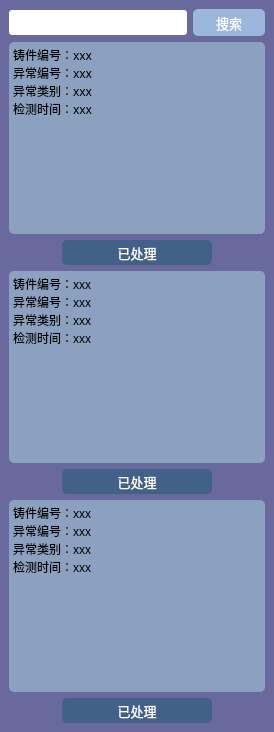
  <widget class="QDockWidget" name="dockWidget_3">
   <property name="minimumSize">
    <size>
     <width>268</width>
     <height>475</height>
    </size>
   </property>
   <property name="maximumSize">
    <size>
     <width>293</width>
     <height>16775</height>
    </size>
   </property>
   <property name="font">
    <font>
     <family>黑体</family>
    </font>
   </property>
   <property name="autoFillBackground">
    <bool>false</bool>
   </property>
   <property name="styleSheet">
    <string notr="true">background-color: rgb(61, 98, 136);
color: rgb(255, 255, 255);
</string>
   </property>
   <property name="floating">
    <bool>false</bool>
   </property>
   <property name="windowTitle">
    <string>任务流水</string>
   </property>
   <attribute name="dockWidgetArea">
    <number>2</number>
   </attribute>
   <widget class="QWidget" name="dockWidgetContents_3">
    <property name="styleSheet">
     <string notr="true">background-color: rgb(105, 105, 157)</string>
    </property>
    <layout class="QVBoxLayout" name="verticalLayout_4">
     <item>
      <layout class="QHBoxLayout" name="horizontalLayout_13">
       <item>
        <widget class="QLineEdit" name="lineEdit_3">
         <property name="minimumSize">
          <size>
           <width>0</width>
           <height>25</height>
          </size>
         </property>
         <property name="font">
          <font>
           <family>黑体</family>
          </font>
         </property>
         <property name="styleSheet">
          <string notr="true">background-color: rgb(255, 255, 255);border-radius:3px;color:rgb(0, 0, 0);</string>
         </property>
        </widget>
       </item>
       <item>
        <widget class="QPushButton" name="pushButton_18">
         <property name="minimumSize">
          <size>
           <width>72</width>
           <height>27</height>
          </size>
         </property>
         <property name="font">
          <font>
           <family>黑体</family>
           <pointsize>10</pointsize>
          </font>
         </property>
         <property name="styleSheet">
          <string notr="true">background-color: rgb(155, 183, 220);border-radius:5px;</string>
         </property>
         <property name="text">
          <string>搜索</string>
         </property>
        </widget>
       </item>
      </layout>
     </item>
     <item>
      <layout class="QVBoxLayout" name="verticalLayout">
       <item>
        <widget class="QTextBrowser" name="textBrowser">
         <property name="font">
          <font>
           <family>黑体</family>
          </font>
         </property>
         <property name="styleSheet">
          <string notr="true">background-color: rgba(163, 201, 214, 150);color: rgb(0,0,0);border-radius:5px;</string>
         </property>
         <property name="frameShape">
          <enum>QFrame::Box</enum>
         </property>
         <property name="frameShadow">
          <enum>QFrame::Raised</enum>
         </property>
         <property name="html">
          <string>&lt;!DOCTYPE HTML PUBLIC &quot;-//W3C//DTD HTML 4.0//EN&quot; &quot;http://www.w3.org/TR/REC-html40/strict.dtd&quot;&gt;
&lt;html&gt;&lt;head&gt;&lt;meta name=&quot;qrichtext&quot; content=&quot;1&quot; /&gt;&lt;style type=&quot;text/css&quot;&gt;
p, li { white-space: pre-wrap; }
&lt;/style&gt;&lt;/head&gt;&lt;body style=&quot; font-family:'黑体'; font-size:9pt; font-weight:400; font-style:normal;&quot;&gt;
&lt;p style=&quot; margin-top:0px; margin-bottom:0px; margin-left:0px; margin-right:0px; -qt-block-indent:0; text-indent:0px;&quot;&gt;&lt;span style=&quot; font-family:'SimSun';&quot;&gt;铸件编号：xxx&lt;/span&gt;&lt;/p&gt;
&lt;p style=&quot; margin-top:0px; margin-bottom:0px; margin-left:0px; margin-right:0px; -qt-block-indent:0; text-indent:0px;&quot;&gt;&lt;span style=&quot; font-family:'SimSun';&quot;&gt;异常编号：xxx&lt;/span&gt;&lt;/p&gt;
&lt;p style=&quot; margin-top:0px; margin-bottom:0px; margin-left:0px; margin-right:0px; -qt-block-indent:0; text-indent:0px;&quot;&gt;&lt;span style=&quot; font-family:'SimSun';&quot;&gt;异常类别：xxx&lt;/span&gt;&lt;/p&gt;
&lt;p style=&quot; margin-top:0px; margin-bottom:0px; margin-left:0px; margin-right:0px; -qt-block-indent:0; text-indent:0px;&quot;&gt;&lt;span style=&quot; font-family:'SimSun';&quot;&gt;检测时间：xxx&lt;/span&gt;&lt;/p&gt;&lt;/body&gt;&lt;/html&gt;</string>
         </property>
        </widget>
       </item>
       <item>
        <layout class="QHBoxLayout" name="horizontalLayout_17">
         <item>
          <spacer name="horizontalSpacer_7">
           <property name="orientation">
            <enum>Qt::Horizontal</enum>
           </property>
           <property name="sizeHint" stdset="0">
            <size>
             <width>40</width>
             <height>20</height>
            </size>
           </property>
          </spacer>
         </item>
         <item>
          <widget class="QPushButton" name="pushButton_19">
           <property name="sizePolicy">
            <sizepolicy hsizetype="Minimum" vsizetype="Fixed">
             <horstretch>0</horstretch>
             <verstretch>0</verstretch>
            </sizepolicy>
           </property>
           <property name="minimumSize">
            <size>
             <width>150</width>
             <height>25</height>
            </size>
           </property>
           <property name="maximumSize">
            <size>
             <width>150</width>
             <height>16777215</height>
            </size>
           </property>
           <property name="font">
            <font>
             <family>黑体</family>
             <pointsize>10</pointsize>
            </font>
           </property>
           <property name="styleSheet">
            <string notr="true">background-color: rgb(65, 97, 136);border-radius:5px;</string>
           </property>
           <property name="text">
            <string>已处理</string>
           </property>
          </widget>
         </item>
         <item>
          <spacer name="horizontalSpacer_9">
           <property name="orientation">
            <enum>Qt::Horizontal</enum>
           </property>
           <property name="sizeHint" stdset="0">
            <size>
             <width>40</width>
             <height>20</height>
            </size>
           </property>
          </spacer>
         </item>
        </layout>
       </item>
       <item>
        <widget class="QTextBrowser" name="textBrowser_2">
         <property name="styleSheet">
          <string notr="true">background-color: rgb(163, 201, 214, 150);
border-color: rgb(123, 180, 232);color: rgb(0,0,0);border-radius:5px;</string>
         </property>
         <property name="frameShape">
          <enum>QFrame::Box</enum>
         </property>
         <property name="frameShadow">
          <enum>QFrame::Raised</enum>
         </property>
         <property name="html">
          <string>&lt;!DOCTYPE HTML PUBLIC &quot;-//W3C//DTD HTML 4.0//EN&quot; &quot;http://www.w3.org/TR/REC-html40/strict.dtd&quot;&gt;
&lt;html&gt;&lt;head&gt;&lt;meta name=&quot;qrichtext&quot; content=&quot;1&quot; /&gt;&lt;style type=&quot;text/css&quot;&gt;
p, li { white-space: pre-wrap; }
&lt;/style&gt;&lt;/head&gt;&lt;body style=&quot; font-family:'SimSun'; font-size:9pt; font-weight:400; font-style:normal;&quot;&gt;
&lt;p style=&quot; margin-top:0px; margin-bottom:0px; margin-left:0px; margin-right:0px; -qt-block-indent:0; text-indent:0px;&quot;&gt;铸件编号：xxx&lt;/p&gt;
&lt;p style=&quot; margin-top:0px; margin-bottom:0px; margin-left:0px; margin-right:0px; -qt-block-indent:0; text-indent:0px;&quot;&gt;异常编号：xxx&lt;/p&gt;
&lt;p style=&quot; margin-top:0px; margin-bottom:0px; margin-left:0px; margin-right:0px; -qt-block-indent:0; text-indent:0px;&quot;&gt;异常类别：xxx&lt;/p&gt;
&lt;p style=&quot; margin-top:0px; margin-bottom:0px; margin-left:0px; margin-right:0px; -qt-block-indent:0; text-indent:0px;&quot;&gt;检测时间：xxx&lt;/p&gt;&lt;/body&gt;&lt;/html&gt;</string>
         </property>
        </widget>
       </item>
       <item>
        <layout class="QHBoxLayout" name="horizontalLayout_23">
         <item>
          <spacer name="horizontalSpacer_14">
           <property name="orientation">
            <enum>Qt::Horizontal</enum>
           </property>
           <property name="sizeHint" stdset="0">
            <size>
             <width>40</width>
             <height>20</height>
            </size>
           </property>
          </spacer>
         </item>
         <item>
          <widget class="QPushButton" name="pushButton_21">
           <property name="minimumSize">
            <size>
             <width>150</width>
             <height>25</height>
            </size>
           </property>
           <property name="maximumSize">
            <size>
             <width>150</width>
             <height>16777215</height>
            </size>
           </property>
           <property name="font">
            <font>
             <family>黑体</family>
             <pointsize>10</pointsize>
            </font>
           </property>
           <property name="styleSheet">
            <string notr="true">background-color: rgb(65, 97, 136);border-radius:5px;</string>
           </property>
           <property name="text">
            <string>已处理</string>
           </property>
          </widget>
         </item>
         <item>
          <spacer name="horizontalSpacer_13">
           <property name="orientation">
            <enum>Qt::Horizontal</enum>
           </property>
           <property name="sizeHint" stdset="0">
            <size>
             <width>40</width>
             <height>20</height>
            </size>
           </property>
          </spacer>
         </item>
        </layout>
       </item>
       <item>
        <widget class="QTextBrowser" name="textBrowser_3">
         <property name="styleSheet">
          <string notr="true">background-color: rgba(163, 201, 214, 150);color: rgb(0,0,0);border-radius:5px;</string>
         </property>
         <property name="frameShape">
          <enum>QFrame::Box</enum>
         </property>
         <property name="frameShadow">
          <enum>QFrame::Raised</enum>
         </property>
         <property name="html">
          <string>&lt;!DOCTYPE HTML PUBLIC &quot;-//W3C//DTD HTML 4.0//EN&quot; &quot;http://www.w3.org/TR/REC-html40/strict.dtd&quot;&gt;
&lt;html&gt;&lt;head&gt;&lt;meta name=&quot;qrichtext&quot; content=&quot;1&quot; /&gt;&lt;style type=&quot;text/css&quot;&gt;
p, li { white-space: pre-wrap; }
&lt;/style&gt;&lt;/head&gt;&lt;body style=&quot; font-family:'SimSun'; font-size:9pt; font-weight:400; font-style:normal;&quot;&gt;
&lt;p style=&quot; margin-top:0px; margin-bottom:0px; margin-left:0px; margin-right:0px; -qt-block-indent:0; text-indent:0px;&quot;&gt;铸件编号：xxx&lt;/p&gt;
&lt;p style=&quot; margin-top:0px; margin-bottom:0px; margin-left:0px; margin-right:0px; -qt-block-indent:0; text-indent:0px;&quot;&gt;异常编号：xxx&lt;/p&gt;
&lt;p style=&quot; margin-top:0px; margin-bottom:0px; margin-left:0px; margin-right:0px; -qt-block-indent:0; text-indent:0px;&quot;&gt;异常类别：xxx&lt;/p&gt;
&lt;p style=&quot; margin-top:0px; margin-bottom:0px; margin-left:0px; margin-right:0px; -qt-block-indent:0; text-indent:0px;&quot;&gt;检测时间：xxx&lt;/p&gt;&lt;/body&gt;&lt;/html&gt;</string>
         </property>
        </widget>
       </item>
       <item>
        <layout class="QHBoxLayout" name="horizontalLayout_39">
         <item>
          <spacer name="horizontalSpacer_16">
           <property name="orientation">
            <enum>Qt::Horizontal</enum>
           </property>
           <property name="sizeHint" stdset="0">
            <size>
             <width>40</width>
             <height>20</height>
            </size>
           </property>
          </spacer>
         </item>
         <item>
          <widget class="QPushButton" name="pushButton_20">
           <property name="minimumSize">
            <size>
             <width>150</width>
             <height>25</height>
            </size>
           </property>
           <property name="maximumSize">
            <size>
             <width>150</width>
             <height>16777215</height>
            </size>
           </property>
           <property name="font">
            <font>
             <family>黑体</family>
             <pointsize>10</pointsize>
            </font>
           </property>
           <property name="styleSheet">
            <string notr="true">background-color: rgb(65, 97, 136);border-radius:5px;</string>
           </property>
           <property name="text">
            <string>已处理</string>
           </property>
          </widget>
         </item>
         <item>
          <spacer name="horizontalSpacer_15">
           <property name="orientation">
            <enum>Qt::Horizontal</enum>
           </property>
           <property name="sizeHint" stdset="0">
            <size>
             <width>40</width>
             <height>20</height>
            </size>
           </property>
          </spacer>
         </item>
        </layout>
       </item>
      </layout>
     </item>
    </layout>
   </widget>
  </widget>
